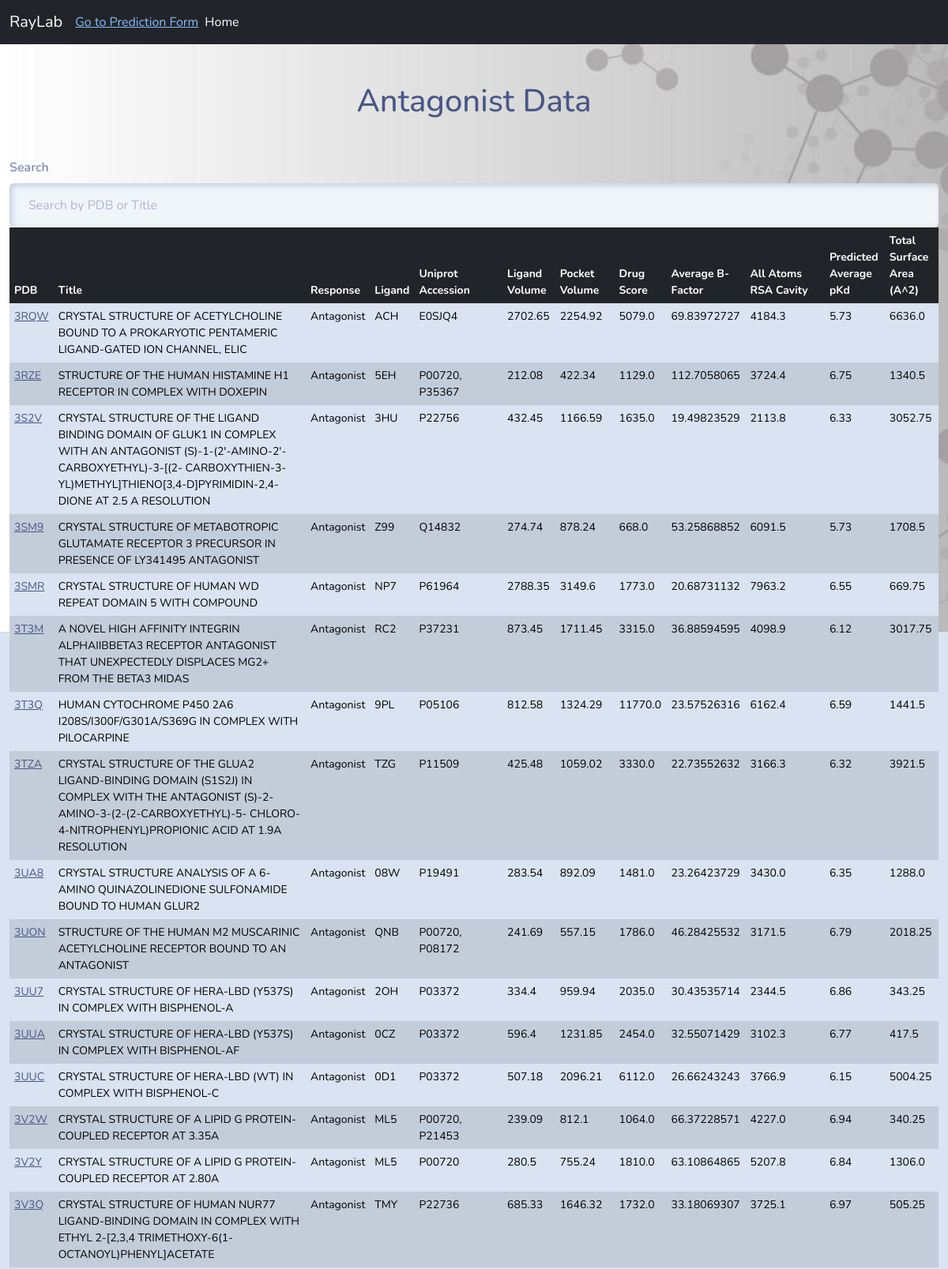
The app's page /antagonist/?page=2 (upper part) with its own data.
### agantapp/models.py (models this page shows, shortened)
class ProteinData(models.Model):
    PDB = models.CharField(max_length=100)
    Title = models.CharField(max_length=255)
    Response = models.CharField(max_length=255)
    Ligand = models.CharField(max_length=255)
    Uniprot_accession = models.CharField(max_length=255)
    Lig_vol = models.FloatField(null=True)
    Pock_vol = models.FloatField(null=True)
    DrugScore = models.FloatField(null=True)
    Average_B_Factor = models.FloatField(null=True)
    All_atoms_rsa_cavity = models.FloatField(null=True)
    Predicted_Average_pKd = models.FloatField(null=True)
    Total_Surface_Area = models.FloatField(null=True)

### agantapp/views.py (the view)
# urls.py: path('antagonist/', views.antagonist_view, name='antagonist_view'),
def antagonist_view(request):
    queryset = ProteinData.objects.filter(Response='Antagonist')  # Replace this with your queryset
    paginator = Paginator(queryset, 150)  # Paginate by 150 items per page
    page_number = request.GET.get('page')
    page_obj = paginator.get_page(page_number)
    return render(request, 'agantapp/antagonist_template.html', {'page_obj': page_obj})

### agantapp/templates/agantapp/antagonist_template.html (shortened to what this page needs)
{% extends 'base.html' %}
{% load static %}
{% block content %}
<div class="container-fluid mt-5">
    <h1 class="text-center mb-4">Antagonist Data</h1>
    <div class="form-group">
        <label class="form-label mt-4" for="searchInput">Search</label>
        <input type="text" class="form-control" placeholder="Search by PDB or Title" id="searchInput">
    </div>
    <div class="table-responsive">
        <table class="table table-bordered custom-table-width" id="antagonistTable">
            <thead class="thead-dark">
                <tr class="table-dark">
                    <th>PDB</th>
                    <th>Title</th>
                    <th>Response</th>
                    <th>Ligand</th>
                    <th>Uniprot Accession</th>
                    <th>Ligand Volume</th>
                    <th>Pocket Volume</th>
                    <th>Drug Score</th>
                    <th>Average B-Factor</th>
                    <th>All Atoms RSA Cavity</th>
                    <th>Predicted Average pKd</th>
                    <th>Total Surface Area (A^2)</th>
                </tr>
            </thead>
            <tbody>
                {% for entry in page_obj %}
                {% if forloop.counter|divisibleby:2 %}
                <tr class="table-active">
                {% else %}
                <tr>
                {% endif %}
                    <td><a href="https://www.rcsb.org/structure/{{ entry.PDB }}" target="_blank">{{entry.PDB}}</a></td>
                    <td>{{ entry.Title }}</td>
                    <td>{{ entry.Response }}</td>
                    <td>{{ entry.Ligand }}</td>
                    <td>{{ entry.Uniprot_accession }}</td>
                    <td>{{ entry.Lig_vol }}</td>
                    <td>{{ entry.Pock_vol }}</td>
                    <td>{{ entry.DrugScore }}</td>
                    <td>{{ entry.Average_B_Factor }}</td>
                    <td>{{ entry.All_atoms_rsa_cavity }}</td>
                    <td>{{ entry.Predicted_Average_pKd }}</td>
                    <td>{{ entry.Total_Surface_Area }}</td>
                </tr>
                {% empty %}
                <tr>
                    <td colspan="12">No data available.</td>
                </tr>
                {% endfor %}
            </tbody>
        </table>
    </div>
</div>
{% endblock %}

### agantapp/templates/agantapp/antagonist_template.html (style rules this page uses)
.table td, .table th { font-size: 14px; padding: 6px; }
.custom-table-width { width: 100%; }

### records on screen
ProteinData: PDB "3RQW", Title "CRYSTAL STRUCTURE OF ACETYLCHOLINE BOUND TO A PROKARYOTIC PENTAMERIC LIGAND-GATED ION CHANNEL, ELIC", Response "Antagonist", Ligand "ACH", Uniprot_accession "E0SJQ4", Lig_vol "2702.65", Pock_vol "2254.92", DrugScore "5079.0", Average_B_Factor "69.83972727", All_atoms_rsa_cavity "4184.3", Predicted_Average_pKd "5.73", Total_Surface_Area "6636.0"
ProteinData: PDB "3RZE", Title "STRUCTURE OF THE HUMAN HISTAMINE H1 RECEPTOR IN COMPLEX WITH DOXEPIN", Response "Antagonist", Ligand "5EH", Uniprot_accession "P00720, P35367", Lig_vol "212.08", Pock_vol "422.34", DrugScore "1129.0", Average_B_Factor "112.7058065", All_atoms_rsa_cavity "3724.4", Predicted_Average_pKd "6.75", Total_Surface_Area "1340.5"
ProteinData: PDB "3S2V", Title "CRYSTAL STRUCTURE OF THE LIGAND BINDING DOMAIN OF GLUK1 IN COMPLEX WITH AN ANTAGONIST (S)-1-(2'-AMINO-2'-CARBOXYETHYL)-3-[(2- CARBOXYTHIEN-3-YL)METHYL]THIENO[3,4-D]PYRIMIDIN-2,4-DIONE AT 2.5 A RESOLUTION", Response "Antagonist", Ligand "3HU", Uniprot_accession "P22756", Lig_vol "432.45", Pock_vol "1166.59", DrugScore "1635.0", Average_B_Factor "19.49823529", All_atoms_rsa_cavity "2113.8", Predicted_Average_pKd "6.33", Total_Surface_Area "3052.75"
ProteinData: PDB "3SM9", Title "CRYSTAL STRUCTURE OF METABOTROPIC GLUTAMATE RECEPTOR 3 PRECURSOR IN PRESENCE OF LY341495 ANTAGONIST", Response "Antagonist", Ligand "Z99", Uniprot_accession "Q14832", Lig_vol "274.74", Pock_vol "878.24", DrugScore "668.0", Average_B_Factor "53.25868852", All_atoms_rsa_cavity "6091.5", Predicted_Average_pKd "5.73", Total_Surface_Area "1708.5"
ProteinData: PDB "3SMR", Title "CRYSTAL STRUCTURE OF HUMAN WD REPEAT DOMAIN 5 WITH COMPOUND", Response "Antagonist", Ligand "NP7", Uniprot_accession "P61964", Lig_vol "2788.35", Pock_vol "3149.6", DrugScore "1773.0", Average_B_Factor "20.68731132", All_atoms_rsa_cavity "7963.2", Predicted_Average_pKd "6.55", Total_Surface_Area "669.75"
ProteinData: PDB "3T3M", Title "A NOVEL HIGH AFFINITY INTEGRIN ALPHAIIBBETA3 RECEPTOR ANTAGONIST THAT UNEXPECTEDLY DISPLACES MG2+ FROM THE BETA3 MIDAS", Response "Antagonist", Ligand "RC2", Uniprot_accession "P37231", Lig_vol "873.45", Pock_vol "1711.45", DrugScore "3315.0", Average_B_Factor "36.88594595", All_atoms_rsa_cavity "4098.9", Predicted_Average_pKd "6.12", Total_Surface_Area "3017.75"
ProteinData: PDB "3T3Q", Title "HUMAN CYTOCHROME P450 2A6 I208S/I300F/G301A/S369G IN COMPLEX WITH PILOCARPINE", Response "Antagonist", Ligand "9PL", Uniprot_accession "P05106", Lig_vol "812.58", Pock_vol "1324.29", DrugScore "11770.0", Average_B_Factor "23.57526316", All_atoms_rsa_cavity "6162.4", Predicted_Average_pKd "6.59", Total_Surface_Area "1441.5"
ProteinData: PDB "3TZA", Title "CRYSTAL STRUCTURE OF THE GLUA2 LIGAND-BINDING DOMAIN (S1S2J) IN COMPLEX WITH THE ANTAGONIST (S)-2-AMINO-3-(2-(2-CARBOXYETHYL)-5- CHLORO-4-NITROPHENYL)PROPIONIC ACID AT 1.9A RESOLUTION", Response "Antagonist", Ligand "TZG", Uniprot_accession "P11509", Lig_vol "425.48", Pock_vol "1059.02", DrugScore "3330.0", Average_B_Factor "22.73552632", All_atoms_rsa_cavity "3166.3", Predicted_Average_pKd "6.32", Total_Surface_Area "3921.5"
ProteinData: PDB "3UA8", Title "CRYSTAL STRUCTURE ANALYSIS OF A 6-AMINO QUINAZOLINEDIONE SULFONAMIDE BOUND TO HUMAN GLUR2", Response "Antagonist", Ligand "08W", Uniprot_accession "P19491", Lig_vol "283.54", Pock_vol "892.09", DrugScore "1481.0", Average_B_Factor "23.26423729", All_atoms_rsa_cavity "3430.0", Predicted_Average_pKd "6.35", Total_Surface_Area "1288.0"
ProteinData: PDB "3UON", Title "STRUCTURE OF THE HUMAN M2 MUSCARINIC ACETYLCHOLINE RECEPTOR BOUND TO AN ANTAGONIST", Response "Antagonist", Ligand "QNB", Uniprot_accession "P00720, P08172", Lig_vol "241.69", Pock_vol "557.15", DrugScore "1786.0", Average_B_Factor "46.28425532", All_atoms_rsa_cavity "3171.5", Predicted_Average_pKd "6.79", Total_Surface_Area "2018.25"
ProteinData: PDB "3UU7", Title "CRYSTAL STRUCTURE OF HERA-LBD (Y537S) IN COMPLEX WITH BISPHENOL-A", Response "Antagonist", Ligand "2OH", Uniprot_accession "P03372", Lig_vol "334.4", Pock_vol "959.94", DrugScore "2035.0", Average_B_Factor "30.43535714", All_atoms_rsa_cavity "2344.5", Predicted_Average_pKd "6.86", Total_Surface_Area "343.25"
ProteinData: PDB "3UUA", Title "CRYSTAL STRUCTURE OF HERA-LBD (Y537S) IN COMPLEX WITH BISPHENOL-AF", Response "Antagonist", Ligand "0CZ", Uniprot_accession "P03372", Lig_vol "596.4", Pock_vol "1231.85", DrugScore "2454.0", Average_B_Factor "32.55071429", All_atoms_rsa_cavity "3102.3", Predicted_Average_pKd "6.77", Total_Surface_Area "417.5"
ProteinData: PDB "3UUC", Title "CRYSTAL STRUCTURE OF HERA-LBD (WT) IN COMPLEX WITH BISPHENOL-C", Response "Antagonist", Ligand "0D1", Uniprot_accession "P03372", Lig_vol "507.18", Pock_vol "2096.21", DrugScore "6112.0", Average_B_Factor "26.66243243", All_atoms_rsa_cavity "3766.9", Predicted_Average_pKd "6.15", Total_Surface_Area "5004.25"
ProteinData: PDB "3V2W", Title "CRYSTAL STRUCTURE OF A LIPID G PROTEIN-COUPLED RECEPTOR AT 3.35A", Response "Antagonist", Ligand "ML5", Uniprot_accession "P00720, P21453", Lig_vol "239.09", Pock_vol "812.1", DrugScore "1064.0", Average_B_Factor "66.37228571", All_atoms_rsa_cavity "4227.0", Predicted_Average_pKd "6.94", Total_Surface_Area "340.25"
ProteinData: PDB "3V2Y", Title "CRYSTAL STRUCTURE OF A LIPID G PROTEIN-COUPLED RECEPTOR AT 2.80A", Response "Antagonist", Ligand "ML5", Uniprot_accession "P00720", Lig_vol "280.5", Pock_vol "755.24", DrugScore "1810.0", Average_B_Factor "63.10864865", All_atoms_rsa_cavity "5207.8", Predicted_Average_pKd "6.84", Total_Surface_Area "1306.0"
ProteinData: PDB "3V3Q", Title "CRYSTAL STRUCTURE OF HUMAN NUR77 LIGAND-BINDING DOMAIN IN COMPLEX WITH ETHYL 2-[2,3,4 TRIMETHOXY-6(1-OCTANOYL)PHENYL]ACETATE", Response "Antagonist", Ligand "TMY", Uniprot_accession "P22736", Lig_vol "685.33", Pock_vol "1646.32", DrugScore "1732.0", Average_B_Factor "33.18069307", All_atoms_rsa_cavity "3725.1", Predicted_Average_pKd "6.97", Total_Surface_Area "505.25"
